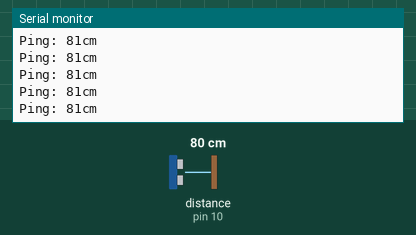
Bench run of a sketch on a simulated Arduino Uno, built with avr-gcc and run on an emulated ATmega328P. Shown: the last lines printed to the serial monitor. The test bench sets the inputs (shaded band); at power-on: distance to the obstacle (sensor on pin 10) 80 cm. The echo pulse lasts 58.3 µs per cm.

Above: at 1.2 s.
1.3 s: distance to the obstacle (sensor on pin 10) set to 2 cm
At 1.34 s:
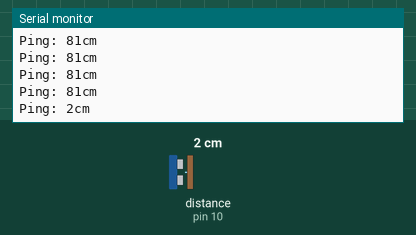
2.8 s: distance to the obstacle (sensor on pin 10) set to 4 cm
At 2.82 s:
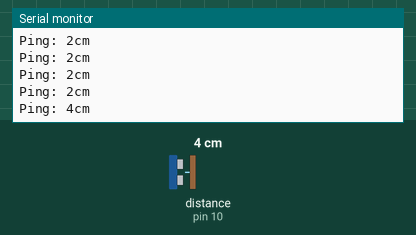
4.3 s: distance to the obstacle (sensor on pin 10) set to 35 cm
At 4.3 s:
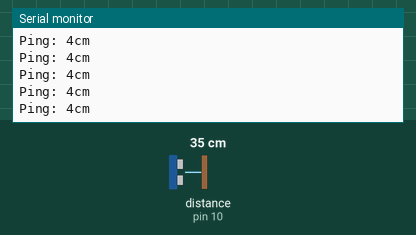
Timing chart, 0 to 7.3 s (numbered marks = the images above; inputs shaded):
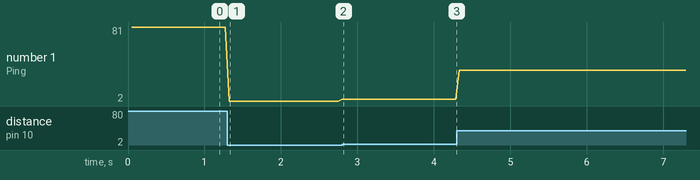

Measured:
- after the input at 1.3 s, the serial monitor: prints a new line at once (image 1)
- after the input at 2.8 s, the serial monitor: prints a new line at once (image 2)
- plotted number 1: 81 → 2 after the input at 1.3 s, 2 → 4 after the input at 2.8 s, 4 → 35 after the input at 4.3 s

The sketch:

HC-SR04.ino
```cpp
    #include <NewPing.h>

    #define TRIGGER_PIN  11
    #define ECHO_PIN     10
    #define MAX_DISTANCE 350

    NewPing sonar(TRIGGER_PIN, ECHO_PIN, MAX_DISTANCE);


    void setup() {
      Serial.begin(115200);
    }

    void loop() {
      delay(50);
      Serial.print("Ping: ");
      Serial.print(sonar.ping_cm());
      Serial.println("cm");


    }
```
